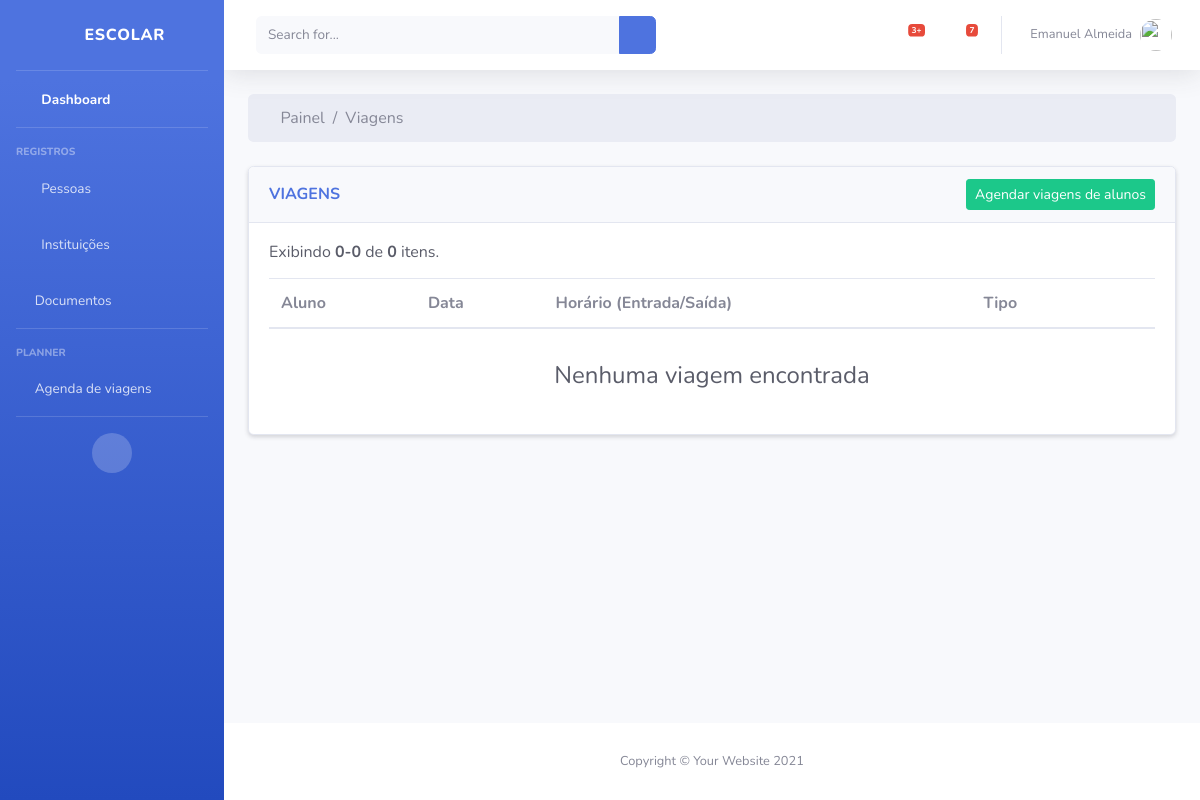
The app's page /viagens/, older data.
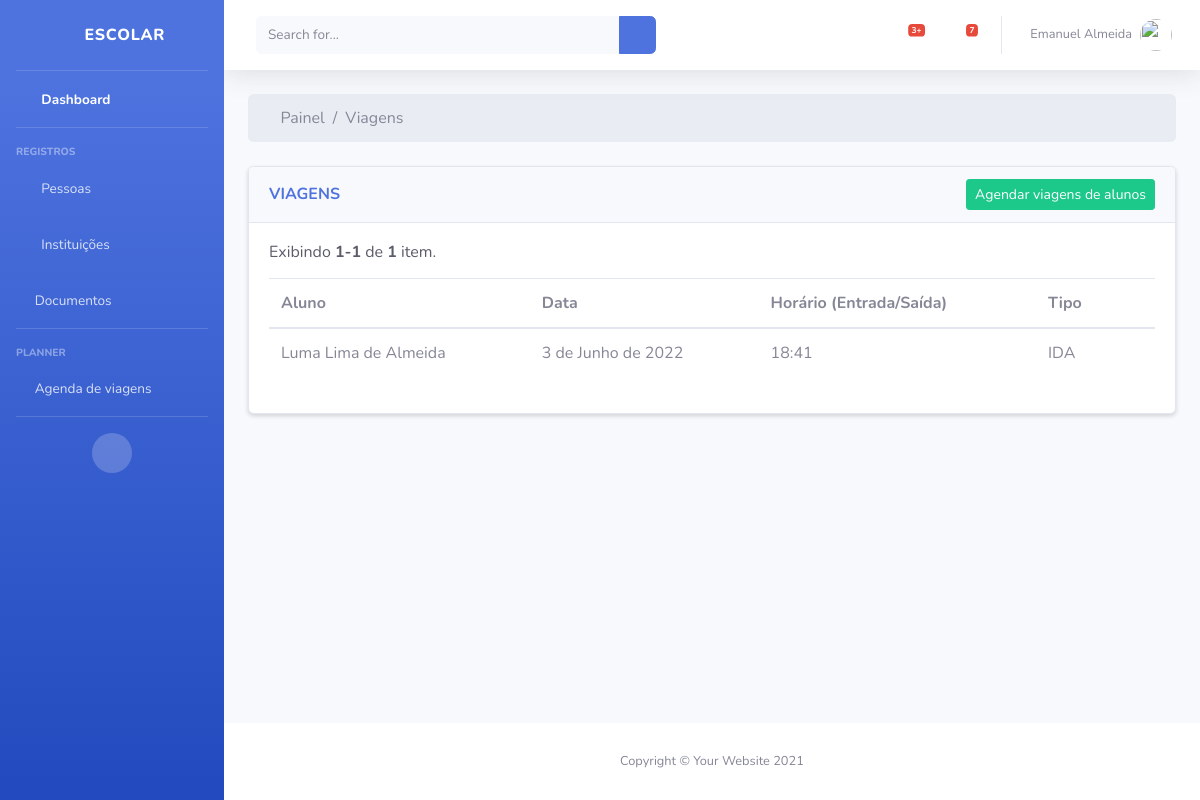
The same page, newer data.
### viagens/models.py (models this page shows, shortened)
class AgendaViagem(models.Model):
    TYPE_CHOICES = [
        ('I','IDA'),
        ('V','VOLTA'),
        ('T','TRANSLADO ALTERNATIVO'),
    ]
    aluno = models.ForeignKey('alunos.Aluno', on_delete=models.CASCADE)
    datetime = models.DateTimeField('Data e Hora', auto_now=False, auto_now_add=False)
    tipo = models.CharField('Tipo', choices=TYPE_CHOICES, max_length=2)
    class Meta:
        verbose_name_plural = "Agenda de viagens"

### alunos/models.py (models this page shows, shortened)
class Aluno(models.Model):
    STATUS_TYPE = [
        ('AT','ATIVO'),
        ('AR','AGUARDANDO ROTA OFICIAL'),
        ('AR','AGUARDANDO ROTA TESTE'),
        ('IN','INATIVO'),
    ]
    nome = models.CharField('Nome do aluno', max_length=50)
    address = models.ForeignKey('endereco.Endereco', on_delete=models.SET_NULL, null=True, blank=True)
    responsavel = models.ForeignKey('responsavel.Responsavel', on_delete=models.CASCADE)
    horario_entrada = models.TimeField('Horário de entrada', auto_now=False, auto_now_add=False, null=True, blank=True)
    horario_saida = models.TimeField('Horário de entrada', auto_now=False, auto_now_add=False, null=True, blank=True)
    escola = models.ForeignKey('escola.Escola', on_delete=models.SET_NULL, null=True, blank=True, default=None)
    status = models.CharField('Status', max_length=50, choices=STATUS_TYPE, default="IN")

### viagens/views.py (the view)
# urls.py: path('viagens/', include('viagens.urls', namespace="viagens")),
def viagens(request):
    viagens = AgendaViagem.objects.all().order_by('datetime')
    paginator = Paginator(viagens, 1)
    page_number = request.GET.get('page')
    page_obj = paginator.get_page(page_number)
    context = {
        'alunos': Aluno.objects.all(),
        'count': AgendaViagem.objects.all().count(),
        'page_obj': page_obj,
        'paginator': paginator
    }
    template_name = 'viagens.html'
    return render(request, template_name, context)

### viagens/templates/viagens.html (shortened to what this page needs)
{% extends "generics/list.html" %}
{% load static %}
{% block msg_null %}
{% if not page_obj %}
<div class="text-center py-3">
    <h4 class="mr-auto text-gray-800">Nenhuma viagem encontrada</h4>
</div>
{% endif %}
{% endblock msg_null %}
{% block breadcrumb_extend %}
<li class="breadcrumb-item active">Viagens</li>
{% endblock breadcrumb_extend %}
{% block card_header %}
<h6 class="font-weight-bold text-uppercase text-primary my-auto">Viagens</h6>
<div>
    <a type="button" class="btn btn-sm btn-success my-auto" data-toggle="modal" data-target="#exampleModal">
        Agendar viagens de alunos
    </a>
</div>
{% endblock card_header %}
{% block table %}
<table class="table" cellspacing="0">
    <thead>
        <tr>
            <th>Aluno</th>
            <th>Data</th>
            <th>Horário (Entrada/Saída)</th>
            <th>Tipo</th>
            <th>&nbsp;</th>
        </tr>
    </thead>
    {% if page_obj %}
    <tbody>
        {% for viagem in page_obj %}
        <tr>
            <td class="">{{ viagem.aluno.nome }}</td>
            <td class="">{{ viagem.datetime|date }}</td>
            <td class="">{{ viagem.datetime|time }}</td>
            <td class="">{{ viagem.get_tipo_display }}</td>
        </tr>
        {% endfor %}
    </tbody>
    {% endif %}
</table>
{% endblock table %}
{% block extra_css %}
    <link href="https://cdn.jsdelivr.net/npm/select2@4.1.0-rc.0/dist/css/select2.min.css" rel="stylesheet" />
{% endblock extra_css %}

### templates/generics/list.html (shortened to what this page needs)
{% extends "base.html" %}
{% load static %}
{% load pagination %}
{% block content %}
<ol class="breadcrumb my-4">
  <li class="breadcrumb-item"><i class="fa fa-home mr-1"></i></i>Painel</li>
  {% block breadcrumb_extend %}{% endblock breadcrumb_extend %}
</ol>
<div class="card shadow-sm">
  <div class="card-header d-flex flex-row justify-content-between">
    {% block card_header %}{% endblock card_header %}
  </div>
  <div class="card-body">
    <form class="table-responsive ignore-send" id="table-list">
      <div class="text-gray-800 mb-2 form-inline">
        <div class="col-md-6 pl-0">
          <h6>Exibindo <b>{{ page_obj.start_index }}-{{ page_obj.end_index }}</b> de <b>{{ count }}</b> ite{{ count|pluralize:"m,ns" }}.</h6>
        </div>
      </div>
      {% block table %}{% endblock table %}
      {% block msg_null %}{% endblock msg_null %}
    </form>
  </div>
</div>
{% endblock %}

### templates/base.html (shortened to what this page needs)
{% load static %}
<!DOCTYPE html>
<html lang="en">
<head>
    <link href="{% static 'sb-admin-2/vendor/fontawesome-free/css/all.min.css' %}" rel="stylesheet" type="text/css">
    <link href="{% static 'sb-admin-2/css/sb-admin-2.min.css' %}" rel="stylesheet">
    {% block extra_css %}{% endblock extra_css %}
</head>
<body id="page-top">
    <div id="wrapper">
        <ul class="navbar-nav bg-gradient-primary sidebar sidebar-dark accordion" id="accordionSidebar">
            <a class="sidebar-brand d-flex align-items-center justify-content-center" href="index.html">
                <div class="sidebar-brand-icon rotate-n-15">
                    <i class="fas fa-bus"></i>
                </div>
                <div class="sidebar-brand-text mx-3">Escolar<sup></sup></div>
            </a>
            <hr class="sidebar-divider my-0">
            <li class="nav-item active">
                <a class="nav-link" href="index.html">
                    <i class="fas fa-fw fa-tachometer-alt"></i>
                    <span>Dashboard</span></a>
            </li>
            <hr class="sidebar-divider">
            <div class="sidebar-heading">
                Registros
            </div>
            <li class="nav-item">
                <a class="nav-link collapsed" href="#" data-toggle="collapse" data-target="#collapsePessoas"
                    aria-expanded="true" aria-controls="collapseUtilities">
                    <i class="fas fa-fw fa-user"></i>
                    <span>Pessoas</span>
                </a>
            </li>
            <li class="nav-item">
                <a class="nav-link collapsed" href="#" data-toggle="collapse" data-target="#collapseInstituicoes"
                    aria-expanded="true" aria-controls="collapseUtilities">
                    <i class="fas fa-fw fa-school"></i>
                    <span>Instituições</span>
                </a>
            </li>
            <li class="nav-item">
                <a class="nav-link collapsed" href="#" data-toggle="collapse" data-target="#collapseUtilities"
                    aria-expanded="true" aria-controls="collapseUtilities">
                    <i class="fas fa-folder-open"></i>
                    <span>Documentos</span>
                </a>
            </li>
            <hr class="sidebar-divider">
            <div class="sidebar-heading">
                Planner
            </div>
            <li class="nav-item">
                <a class="nav-link" href="{% url 'viagens:viagens' %}">
                    <i class="fas fa-calendar"></i>
                    <span>Agenda de viagens</span></a>
            </li>
            <hr class="sidebar-divider d-none d-md-block">
            <div class="text-center d-none d-md-inline">
                <button class="rounded-circle border-0" id="sidebarToggle"></button>
            </div>
        </ul>
        <div id="content-wrapper" class="d-flex flex-column">
            <div id="content">
                <nav class="navbar navbar-expand navbar-light bg-white topbar mb-4 static-top shadow">
                    <form
                        class="d-none d-sm-inline-block form-inline mr-auto ml-md-3 my-2 my-md-0 mw-100 navbar-search">
                        <div class="input-group">
                            <input type="text" class="form-control bg-light border-0 small" placeholder="Search for..."
                                aria-label="Search" aria-describedby="basic-addon2">
                            <div class="input-group-append">
                                <button class="btn btn-primary" type="button">
                                    <i class="fas fa-search fa-sm"></i>
                                </button>
                            </div>
                        </div>
                    </form>
                    <ul class="navbar-nav ml-auto">
                        <li class="nav-item dropdown no-arrow mx-1">
                            <a class="nav-link dropdown-toggle" href="#" id="alertsDropdown" role="button"
                                data-toggle="dropdown" aria-haspopup="true" aria-expanded="false">
                                <i class="fas fa-bell fa-fw"></i>
                                <span class="badge badge-danger badge-counter">3+</span>
                            </a>
                        </li>
                        <li class="nav-item dropdown no-arrow mx-1">
                            <a class="nav-link dropdown-toggle" href="#" id="messagesDropdown" role="button"
                                data-toggle="dropdown" aria-haspopup="true" aria-expanded="false">
                                <i class="fas fa-envelope fa-fw"></i>
                                <span class="badge badge-danger badge-counter">7</span>
                            </a>
                        </li>
                        <li class="nav-item dropdown no-arrow">
                            <a class="nav-link dropdown-toggle" href="#" id="userDropdown" role="button"
                                data-toggle="dropdown" aria-haspopup="true" aria-expanded="false">
                                <span class="mr-2 d-none d-lg-inline text-gray-600 small">Emanuel Almeida</span>
                                <img class="img-profile rounded-circle"
                                    src="{% static 'sb-admin-2/img/undraw_profile.svg' %}">
                            </a>
                        </li>
                    </ul>
                </nav>
                <div class="container-fluid">
                    {% block content %}{% endblock content %}
                </div>
            </div>
            <footer class="sticky-footer bg-white">
                <div class="container my-auto">
                    <div class="copyright text-center my-auto">
                        <span>Copyright &copy; Your Website 2021</span>
                    </div>
                </div>
            </footer>
        </div>
    </div>
</body>
</html>

Row changes from the older to the newer data that the page shows:
added AgendaViagem: aluno.nome "Luma Lima de Almeida", datetime "3 de Junho de 2022", datetime "18:41", tipo "IDA"
Text that changed along with them:
{{ page_obj.start_index }}: "0" → "1"
{{ page_obj.end_index }}: "0" → "1"
{{ count }}: "0" → "1"
text no longer shown: "Nenhuma viagem encontrada"
